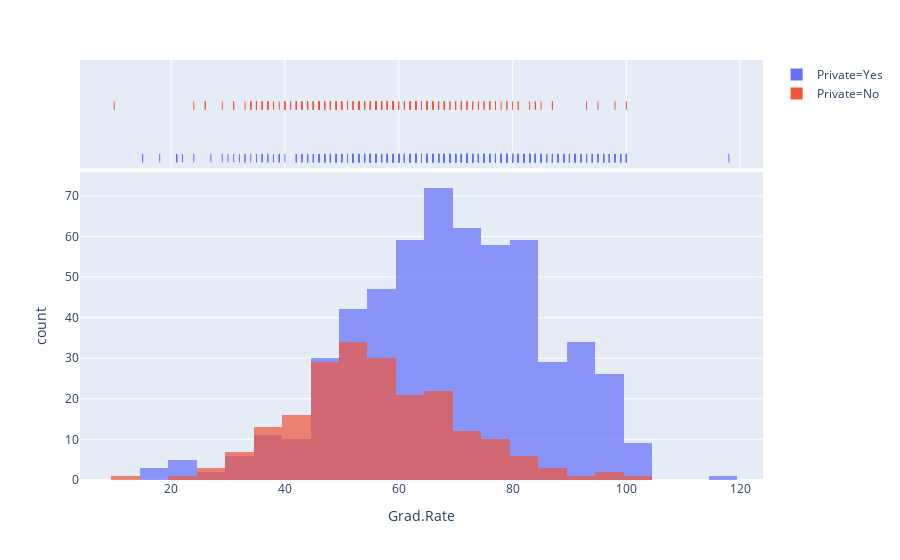

The cell this chart's notebook holds for it:
### Markdown cell above
**Create a similar histogram for the Grad.Rate column.**

### Code cell
px.histogram(data_frame=df, x="Grad.Rate", color="Private", marginal="rug", nbins=39, opacity=0.7, barmode='overlay')

### Figure 1 — Plotly figure (JSON) as saved in the notebook; plotly's stock layout.template omitted (floating-point values rounded to 4 significant figures; data arrays with more than 128 entries replaced by an {"elided": "..."} marker saying what was removed)
{"data": [{"alignmentgroup": "True", "bingroup": "x", "hoverlabel": {"namelength": 0}, "hovertemplate": "Private=Yes<br>Grad.Rate=%{x}<br>count=%{y}", "legendgroup": "Private=Yes", "marker": {"color": "#636efa", "opacity": 0.7}, "name": "Private=Yes", "nbinsx": 39, "offsetgroup": "Private=Yes", "orientation": "v", "showlegend": true, "type": "histogram", "x": {"elided": "565 int values"}, "xaxis": "x", "yaxis": "y"}, {"alignmentgroup": "True", "boxpoints": "all", "fillcolor": "rgba(255,255,255,0)", "hoverlabel": {"namelength": 0}, "hoveron": "points", "hovertemplate": "Private=Yes<br>Grad.Rate=%{x}", "jitter": 0, "legendgroup": "Private=Yes", "line": {"color": "rgba(255,255,255,0)"}, "marker": {"color": "#636efa", "symbol": "line-ns-open"}, "name": "Private=Yes", "offsetgroup": "Private=Yes", "showlegend": false, "type": "box", "x": {"elided": "565 int values"}, "xaxis": "x2", "yaxis": "y2"}, {"alignmentgroup": "True", "bingroup": "x", "hoverlabel": {"namelength": 0}, "hovertemplate": "Private=No<br>Grad.Rate=%{x}<br>count=%{y}", "legendgroup": "Private=No", "marker": {"color": "#EF553B", "opacity": 0.7}, "name": "Private=No", "nbinsx": 39, "offsetgroup": "Private=No", "orientation": "v", "showlegend": true, "type": "histogram", "x": {"elided": "212 int values"}, "xaxis": "x", "yaxis": "y"}, {"alignmentgroup": "True", "boxpoints": "all", "fillcolor": "rgba(255,255,255,0)", "hoverlabel": {"namelength": 0}, "hoveron": "points", "hovertemplate": "Private=No<br>Grad.Rate=%{x}", "jitter": 0, "legendgroup": "Private=No", "line": {"color": "rgba(255,255,255,0)"}, "marker": {"color": "#EF553B", "symbol": "line-ns-open"}, "name": "Private=No", "offsetgroup": "Private=No", "showlegend": false, "type": "box", "x": {"elided": "212 int values"}, "xaxis": "x2", "yaxis": "y2"}], "layout": {"barmode": "overlay", "legend": {"tracegroupgap": 0}, "margin": {"t": 60}, "xaxis": {"anchor": "y", "domain": [0, 1], "title": {"text": "Grad.Rate"}}, "xaxis2": {"anchor": "y2", "domain": [0, 1], "matches": "x", "showgrid": true, "showticklabels": false}, "yaxis": {"anchor": "x", "domain": [0, 0.7326], "title": {"text": "count"}}, "yaxis2": {"anchor": "x2", "domain": [0.7426, 1], "matches": "y2", "showgrid": false, "showline": false, "showticklabels": false, "ticks": ""}}}
